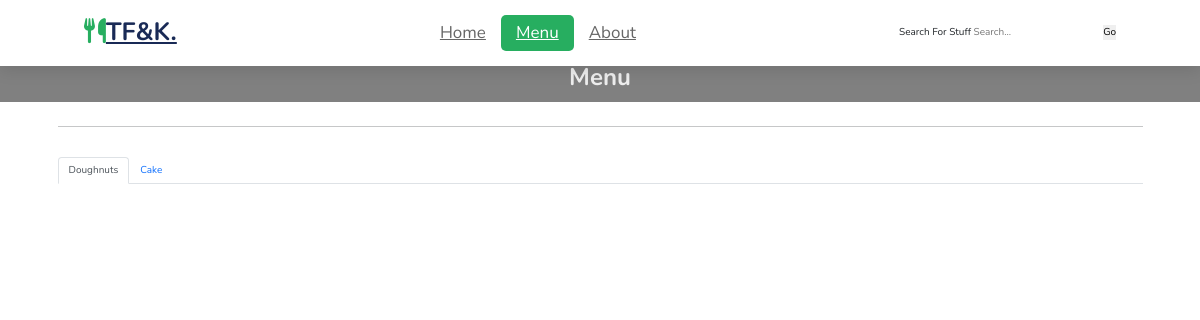
Before: /bakery with the older database file.
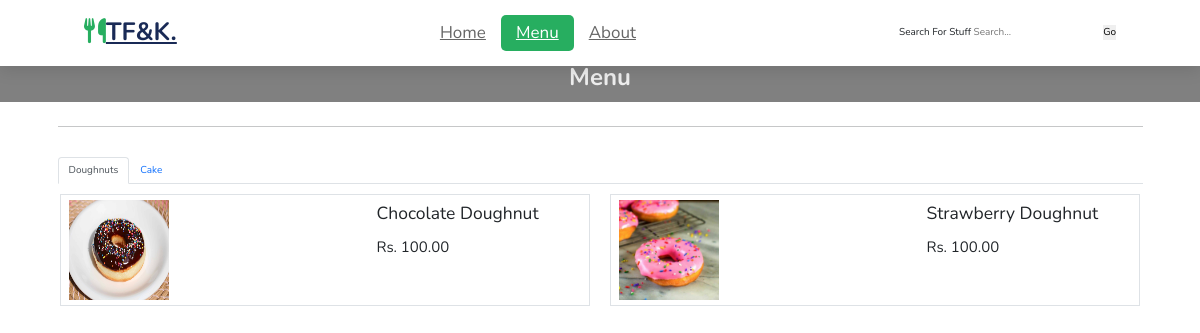
After: the same page with the newer database file.
### ForkAndKnife/models.py (models this page shows, shortened)
class Menu(models.Model):
    menu_item_id = models.AutoField;
    name = models.CharField(max_length=100)
    desctription = models.CharField(max_length=250)
    price = models.DecimalField(max_digits=6, decimal_places=2)
    item_image = models.ImageField(upload_to='media')
    category_id = models.ForeignKey(Category, on_delete=models.CASCADE)
    sub_category_id = models.ForeignKey(SubCategory, on_delete=models.CASCADE)

### ForkAndKnife/views.py (the view)
# urls.py: path('bakery', views.menuBakeryList, name="menuBakeryPage"),
def menuBakeryList(request):
     obj = SubCategory.objects.all()
     menus = Menu.objects.all()
     return render(request, "ForkAndKnife/menuBakery.html", {'objj': obj , 'menuss': menus})

### ForkAndKnife/templates/ForkAndKnife/menuBakery.html (shortened to what this page needs)
{%load static %}
<!doctype html>
<html lang="en">
<head>
  <link href="https://cdn.jsdelivr.net/npm/bootstrap@5.0.2/dist/css/bootstrap.min.css" rel="stylesheet">
  <link href="https://cdn.jsdelivr.net/npm/bootstrap@5.2.0/dist/css/bootstrap.min.css" rel="stylesheet"
>
  <link rel="stylesheet" href="https://cdnjs.cloudflare.com/ajax/libs/font-awesome/6.1.1/css/all.min.css">
  <link rel="stylesheet" href="https://cdn.jsdelivr.net/npm/swiper@9/swiper-bundle.min.css"/>
  <link rel="stylesheet" href="{% static 'css/index.css' %}">
  <link rel="stylesheet" href="{% static 'css/menu.css' %}">
</head>
<body>
  <header>
    {% if user.is_authenticated %}
    <a href="{% url 'homePage' %}" class="logo"><i class="fa-solid fa-utensils"></i>TF&K.</a>
    {%else%}
    <a href="{% url 'indexPage' %}" class="logo"><i class="fa-solid fa-utensils"></i>TF&K.</a>
    {%endif%}
    <nav class="navbar">
      <a href="{% url 'indexPage'%}">home</a>
      <a href="{% url 'menuPage'%}" class="active">menu</a>
      <a href="{% url 'aboutPage'%}">about</a>
    </nav>
    <div class="icons">
      <form onsubmit="event.preventDefault();" role="search" class="d-inline">
        <label for="search">Search for stuff</label>
        <input id="search" type="search" placeholder="Search..." autofocus required />
        <button type="submit">Go</button>
      </form>
    </div>
  </header>
  <div class="subko-heading"><h3>Menu</h3> </div>
        <div class="container">
            <hr class="mb-5">
            <ul class="nav nav-tabs" id="myTab" role="tablist">
  <li class="nav-item" role="presentation">
    <button class="nav-link active" id="home-tab" data-bs-toggle="tab" data-bs-target="#home" type="button" role="tab" aria-controls="home" aria-selected="true">Doughnuts</button>
  </li>
  <li class="nav-item" role="presentation">
    <button class="nav-link" id="contact-tab" data-bs-toggle="tab" data-bs-target="#contact" type="button" role="tab" aria-controls="contact" aria-selected="false">Cake</button>
  </li>
</ul>
<div class="tab-content" id="myTabContent">
  <div class="tab-pane fade show active" id="home" role="tabpanel" aria-labelledby="home-tab">
    <div class="row">
      {%for food in menuss %}
      {%if food.sub_category_id_id == 9 %}
      <div class="col border m-3"><div class="row py-2 ">
          <div class="col-7"><a href="{% url 'orderPage' id=food.id %}"><img src="{{ food.item_image.url }}" width="100px" height="100px" alt="momo"></a></div>
          <div class="col">
              <p class="fs-3">{{ food.name}}</p>
              <p class="fs-4">Rs. {{ food.price}}</p>
          </div>
      </div>
  </div>
  {%endif%}
  {%endfor%}
  </div>
  </div>
</div>
        </div>
</body>
</html>

### static/css/index.css (style rules this page uses)
* { font-family: "Nunito", sans-serif; margin: 0; padding: 0; -webkit-box-sizing: border-box; box-sizing: border-box; text-decoration: none; outline: none; border: none; text-transform: capitalize; -webkit-transition: all 0.3s linear; -o-transition: all 0.3s linear; transition: all 0.3s linear; }
@media (min-width: 992px) { .container { max-width: 1100px; } }
html { font-size: 62.5%; overflow-x: hidden; scroll-padding-top: 5.5rem; scroll-behavior: smooth; }
.subko-heading { text-align: center; margin: 4% 0 2%; padding: 15px 0 5px; background-color: gray; }
.subko-heading h3 { font-size: x-large; font-weight: 700; color: #eee; }
header { position: fixed; top: 0; left: 0; right: 0; background: #fff; padding: 1rem 7%; display: -webkit-box; display: -ms-flexbox; display: flex; -webkit-box-align: center; -ms-flex-align: center; align-items: center; -webkit-box-pack: justify; -ms-flex-pack: justify; justify-content: space-between; z-index: 999; -webkit-box-shadow: 0 0.5rem 1.5rem rgba(0, 0, 0, 0.1); box-shadow: 0 0.5rem 1.5rem rgba(0, 0, 0, 0.1); }
header .logo { color: #192a56; font-size: 2.5rem; font-weight: bolder; }
header .logo i { color: #27ae60; }
header .navbar a { font-size: 1.7rem; border-radius: 0.5rem; padding: 0.5rem 1.5rem; color: #666; }
header .navbar a.active, header .navbar a:hover { color: #fff; background: #27ae60; }

### static/css/menu.css (style rules this page uses)
* { font-family: "Nunito", sans-serif; margin: 0; padding: 0; -webkit-box-sizing: border-box; box-sizing: border-box; text-decoration: none; outline: none; border: none; text-transform: capitalize; -webkit-transition: all 0.3s linear; -o-transition: all 0.3s linear; transition: all 0.3s linear; }
@media (min-width: 992px) { .container { max-width: 1100px; } }
html { font-size: 62.5%; overflow-x: hidden; scroll-padding-top: 5.5rem; scroll-behavior: smooth; }
.subko-heading { text-align: center; margin: 4% 0 2%; padding: 15px 0 5px; background-color: gray; }
.subko-heading h3 { font-size: x-large; font-weight: 700; color: #eee; }
header { position: fixed; top: 0; left: 0; right: 0; background: #fff; padding: 1rem 7%; display: -webkit-box; display: -ms-flexbox; display: flex; -webkit-box-align: center; -ms-flex-align: center; align-items: center; -webkit-box-pack: justify; -ms-flex-pack: justify; justify-content: space-between; z-index: 999; -webkit-box-shadow: 0 0.5rem 1.5rem rgba(0, 0, 0, 0.1); box-shadow: 0 0.5rem 1.5rem rgba(0, 0, 0, 0.1); }
header .logo { color: #192a56; font-size: 2.5rem; font-weight: bolder; }
header .logo i { color: #27ae60; }
header .navbar a { font-size: 1.7rem; border-radius: 0.5rem; padding: 0.5rem 1.5rem; color: #666; }
header .navbar a.active, header .navbar a:hover { color: #fff; background: #27ae60; }

Changed rows visible on the page:
added Menu: item_image (picture), name "Chocolate Doughnut", price "100.00"
added Menu: item_image (picture), name "Strawberry Doughnut", price "100.00"
